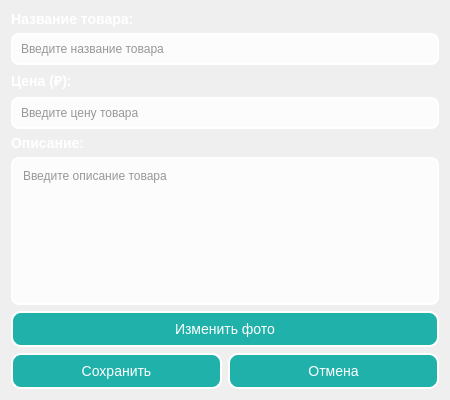
<?xml version="1.0" encoding="UTF-8"?>
<ui version="4.0">
 <class>EditProductDialog</class>
 <widget class="QDialog" name="EditProductDialog">
  <property name="geometry">
   <rect>
    <x>0</x>
    <y>0</y>
    <width>450</width>
    <height>400</height>
   </rect>
  </property>
  <property name="windowTitle">
   <string>Редактирование товара</string>
  </property>
  <property name="styleSheet">
   <string>
    QWidget {
        background: qlineargradient(spread:pad, x1:0, y1:0, x2:1, y2:1, 
                                    stop:0 #20b2aa, stop:1 #6a0dad);
        font-family: Arial, sans-serif;
    }
    QLabel {
        font-size: 14px;
        color: white;
        font-weight: bold;
    }
    QLineEdit, QTextEdit {
        border: 2px solid white;
        border-radius: 8px;
        padding: 6px;
        background-color: rgba(255, 255, 255, 0.8);
        color: #333;
    }
    QPushButton {
        background-color: #20b2aa;
        color: white;
        font-size: 14px;
        border-radius: 10px;
        padding: 8px;
        border: 2px solid white;
    }
    QPushButton:hover {
        background-color: #008b8b;
        border: 2px solid #ffffff;
    }
   </string>
  </property>

  <!-- Main Layout for the dialog -->
  <layout class="QVBoxLayout" name="verticalLayout">

   <!-- Name Label and Input -->
   <item>
    <widget class="QLabel" name="label_name">
     <property name="text">
      <string>Название товара:</string>
     </property>
    </widget>
   </item>
   <item>
    <widget class="QLineEdit" name="name_input">
     <property name="placeholderText">
      <string>Введите название товара</string>
     </property>
    </widget>
   </item>

   <!-- Price Label and Input -->
   <item>
    <widget class="QLabel" name="label_price">
     <property name="text">
      <string>Цена (₽):</string>
     </property>
    </widget>
   </item>
   <item>
    <widget class="QLineEdit" name="price_input">
     <property name="placeholderText">
      <string>Введите цену товара</string>
     </property>
    </widget>
   </item>

   <!-- Description Label and Input -->
   <item>
    <widget class="QLabel" name="label_description">
     <property name="text">
      <string>Описание:</string>
     </property>
    </widget>
   </item>
   <item>
    <widget class="QTextEdit" name="description_input">
     <property name="placeholderText">
      <string>Введите описание товара</string>
     </property>
    </widget>
   </item>

   <!-- Change Image Button -->
   <item>
    <widget class="QPushButton" name="change_image_button">
     <property name="text">
      <string>Изменить фото</string>
     </property>
    </widget>
   </item>

   <!-- Buttons Layout (Save and Cancel) -->
   <item>
    <layout class="QHBoxLayout" name="buttonLayout">
     <item>
      <widget class="QPushButton" name="save_button">
       <property name="text">
        <string>Сохранить</string>
       </property>
      </widget>
     </item>
     <item>
      <widget class="QPushButton" name="cancel_button">
       <property name="text">
        <string>Отмена</string>
       </property>
      </widget>
     </item>
    </layout>
   </item>

  </layout>
 </widget>
 <resources/>
 <connections/>
</ui>
